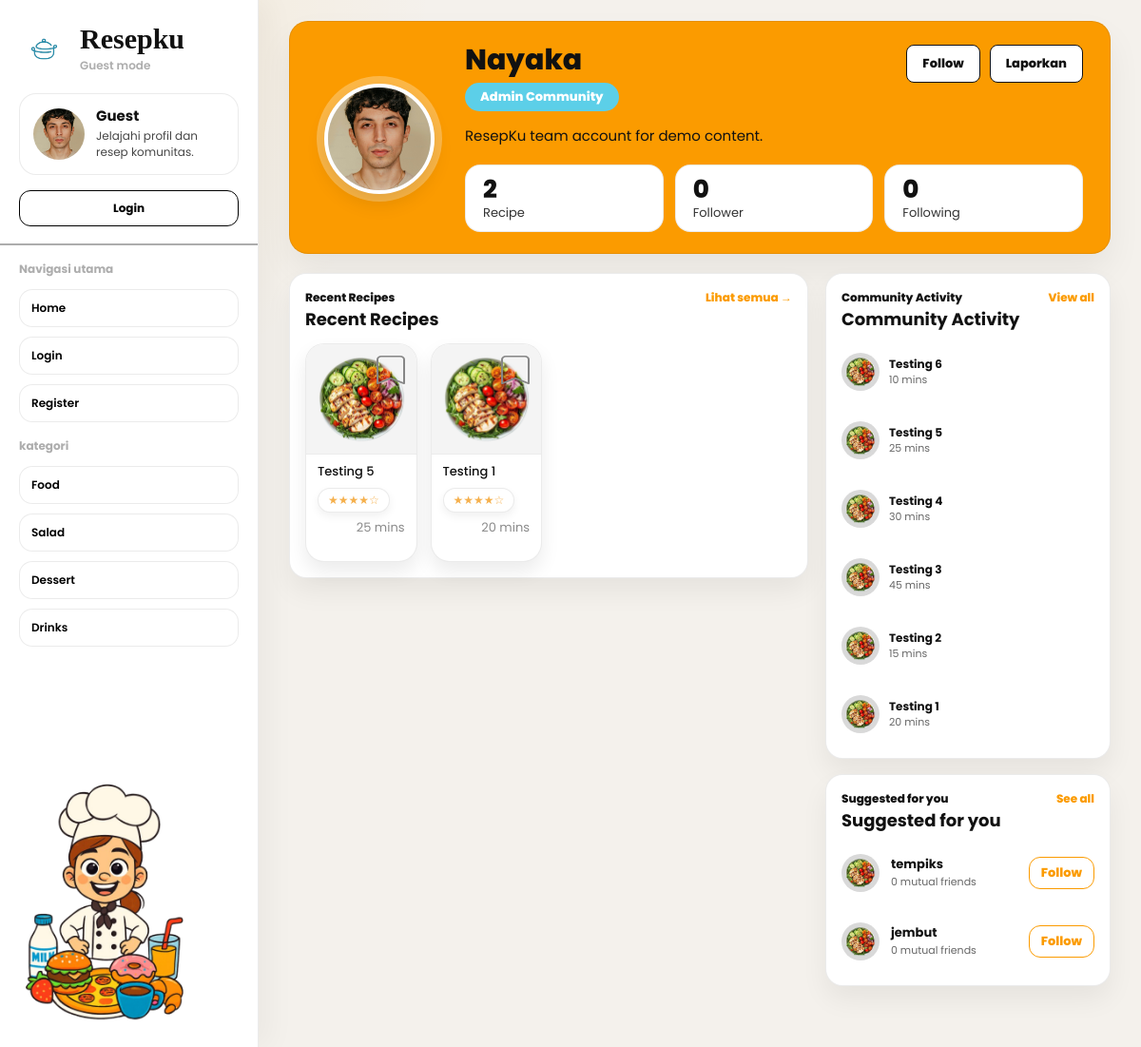
The app's page /profil/?id=1, older data.
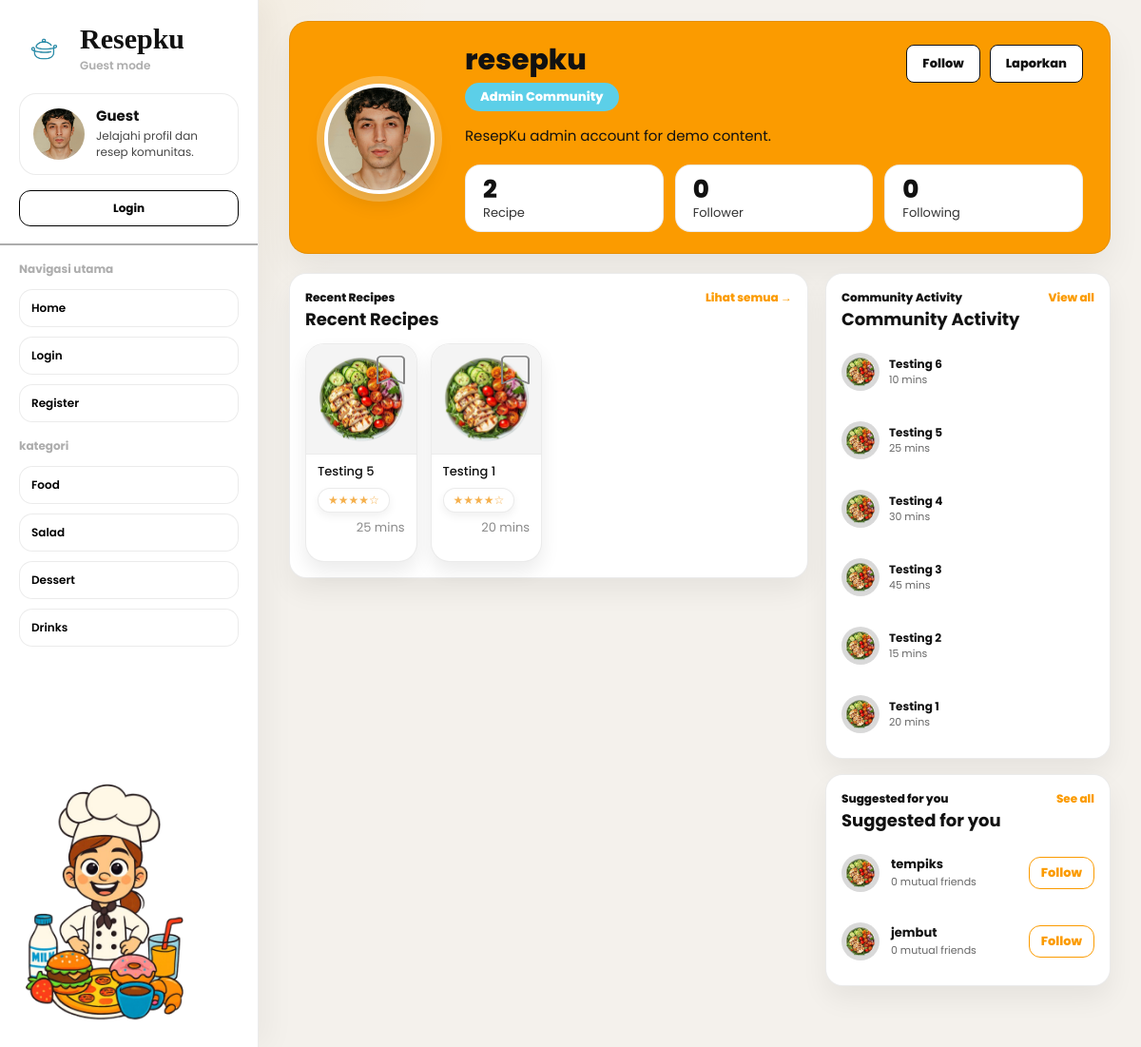
The same page, newer data.
### tables this page shows
CREATE TABLE `pengguna` (
  `pengguna_id` bigint UNSIGNED NOT NULL,
  `nama_pengguna` varchar(50) NOT NULL,
  `email` varchar(100) NOT NULL,
  `kata_sandi` varchar(255) NOT NULL,
  `foto_profil` varchar(255) DEFAULT NULL,
  `bio` text,
  `role` enum('pengguna','admin') NOT NULL DEFAULT 'pengguna',
  `status` enum('aktif','nonaktif') NOT NULL DEFAULT 'aktif',
  `dibuat_pada` timestamp NULL DEFAULT CURRENT_TIMESTAMP
);

CREATE TABLE `recipes` (
  `resep_id` bigint UNSIGNED NOT NULL,
  `pengguna_id` bigint UNSIGNED NOT NULL,
  `nama_resep` varchar(255) NOT NULL,
  `deskripsi` text,
  `langkah_resep` text,
  `waktu_memasak` int DEFAULT NULL,
  `porsi` int DEFAULT NULL,
  `foto_resep` varchar(255) DEFAULT NULL,
  `kategori` varchar(100) DEFAULT NULL,
  `tingkat_kesulitan` enum('mudah','sedang','sulit') NOT NULL DEFAULT 'sedang',
  `dibuat_pada` timestamp NULL DEFAULT CURRENT_TIMESTAMP
);

### profil/index.php (the view, shortened to what the rows shown need)
<?php
require_once __DIR__ . '/../config/helpers.php';
require_once __DIR__ . '/../data/recipe_repository.php';
$currentUserId = (int) ($_SESSION['user']['id'] ?? 0);
$requestedUserId = (int) ($_GET['id'] ?? 0);
$isPublicProfile = $requestedUserId > 0;
$profileUserId = $isPublicProfile ? $requestedUserId : $currentUserId;
$profile = $profileUserId > 0 ? recipe_user_profile_db($profileUserId) : null;
$isUnavailable = $profile === null || ($isPublicProfile && $profile['status'] !== 'aktif');
$isFollowingProfile = !$isUnavailable && $isPublicProfile && $currentUserId > 0
    ? recipe_is_following_db($currentUserId, $profileUserId)
    : false;
$recentRecipes = !$isUnavailable ? recipe_user_recipes_db($profileUserId, 8) : [];
$communityRecipes = !$isUnavailable ? array_values(array_filter(
    recipe_catalog_from_db(6),
    static fn (array $recipe) => (int) ($recipe['user_id'] ?? 0) !== $profileUserId
)) : [];
$suggestedAccounts = [];
if (!$isUnavailable) {
    $accountSql = <<<SQL
        SELECT
            p.pengguna_id AS user_id,
            p.nama_pengguna AS name,
            p.foto_profil AS avatar,
            p.bio,
            (
                SELECT COUNT(*)
                FROM following f
                WHERE f.following_id_user = p.pengguna_id
            ) AS follower_count
        FROM pengguna p
        WHERE p.status = 'aktif'
          AND p.pengguna_id <> :profile_user_id
    SQL;
    $accountParams = [':profile_user_id' => $profileUserId];
    $accountSql .= ' ORDER BY follower_count DESC, p.dibuat_pada DESC LIMIT 5';
    $accountStmt = db()->prepare($accountSql);
    $accountStmt->execute($accountParams);
    $suggestedAccounts = $accountStmt->fetchAll() ?: [];
}
$profileRoleLabel = !$isUnavailable
    ? ($profile['role'] === 'admin' ? 'Admin Community' : 'Member Community')
    : 'Profile unavailable';
?>
<!DOCTYPE html>
<html lang="id">
<head>
    <link rel="stylesheet" href="../assets/css/style.css">
</head>
<body class="profile-page" data-guest-mode="<?= $currentUserId > 0 ? '0' : '1' ?>" data-csrf-token="<?= e(csrfToken()) ?>">
    <main class="profile-main">
        <?php if ($isUnavailable): ?>
            <section class="profile-empty-state" aria-label="Profil tidak tersedia">
                <div class="profile-empty-state__card">
                    <img class="profile-empty-state__avatar" src="../assets/img/home-profile.png" alt="">
                    <p class="profile-empty-state__eyebrow">Profile</p>
                    <h1>Profile tidak tersedia</h1>
                    <p>User tidak aktif, tidak bisa melihat profile.</p>
                    <div class="profile-actions">
                        <a class="profile-actions__primary" href="../home/">Kembali ke Home</a>
                    </div>
                </div>
            </section>
        <?php else: ?>
            <section class="profile-summary" aria-label="Profil pengguna">
                <div class="profile-summary__card">
                    <div class="profile-summary__avatar-wrap">
                        <img class="profile-summary__avatar" src="<?= e($profile['avatar']) ?>" alt="<?= e($profile['name']) ?>">
                    </div>
                    <div class="profile-summary__content">
                        <div class="profile-summary__header">
                            <div>
                                <h1 class="profile-summary__name"><?= e($profile['name']) ?></h1>
                                <div class="profile-summary__badge"><?= e($profileRoleLabel) ?></div>
                            </div>
                            <?php if ($isPublicProfile): ?>
                                <div class="profile-summary__actions">
                                    <button
                                        class="profile-summary__follow<?= $isFollowingProfile ? ' is-active' : '' ?>"
                                        type="button"
                                        data-guest-gate
                                        data-social-action="follow"
                                        data-user-id="<?= e((string) $profileUserId) ?>"
                                        data-follow-label="Follow"
                                        data-followed-label="Following"
                                    ><?= $isFollowingProfile ? 'Following' : 'Follow' ?></button>
                                    <button
                                        class="profile-summary__report"
                                        type="button"
                                        data-guest-gate
                                        data-report-open
                                        data-report-target-type="pengguna"
                                        data-report-target-id="<?= e((string) $profileUserId) ?>"
                                        data-report-target-label="<?= e($profile['name']) ?>"
                                    >Laporkan</button>
                                </div>
                            <?php else: ?>
                                <button class="profile-summary__edit" type="button" data-profile-edit-open>Edit Profile</button>
                            <?php endif; ?>
                        </div>
                        <?php if (trim((string) ($profile['bio'] ?? '')) !== ''): ?>
                            <p class="profile-summary__bio"><?= e((string) $profile['bio']) ?></p>
                        <?php else: ?>
                            <p class="profile-summary__bio profile-summary__bio--muted">
                                Profil ini belum punya bio. Tambahkan deskripsi singkat untuk memperjelas identitas akun.
                            </p>
                        <?php endif; ?>
                        <div class="profile-summary__stats" aria-label="Statistik profil">
                            <div class="profile-stat">
                                <strong><?= e((string) $profile['recipe_count']) ?></strong>
                                <span>Recipe</span>
                            </div>
                            <div class="profile-stat">
                                <strong data-follower-count><?= e((string) $profile['follower_count']) ?></strong>
                                <span>Follower</span>
                            </div>
                            <div class="profile-stat">
                                <strong><?= e((string) $profile['following_count']) ?></strong>
                                <span>Following</span>
                            </div>
                        </div>
                    </div>
                </div>
            </section>
            <section class="profile-bento" aria-label="Profile content">
                <div class="profile-bento__main">
                    <section class="profile-panel profile-panel--recent" aria-label="Recent recipes">
                        <div class="profile-panel__head">
                            <div>
                                <p class="profile-panel__kicker">Recent Recipes</p>
                                <h2>Recent Recipes</h2>
                            </div>
                            <a href="../home/" class="profile-panel__link">Lihat semua →</a>
                        </div>
                        <?php if ($recentRecipes === []): ?>
                            <div class="profile-panel__empty">Belum ada resep untuk ditampilkan.</div>
                        <?php else: ?>
                            <section class="profile-recipe-grid" aria-label="Recent recipes list">
                                <?php foreach ($recentRecipes as $recipe): ?>
                                    <article class="profile-recipe-card">
                                        <?php if (!empty($recipe['id'])): ?>
                                            <a class="profile-recipe-card__link" href="../resep/detail.php?id=<?= e((string) $recipe['id']) ?>">
                                            </a>
                                        <?php endif; ?>
                                        <button class="profile-recipe-card__bookmark" type="button" aria-label="Simpan resep">
                                            <img src="../assets/img/icon-bookmark.svg" alt="">
                                        </button>
                                        <img class="profile-recipe-card__image" src="<?= e($recipe['image']) ?>" alt="<?= e($recipe['title']) ?>">
                                        <div class="profile-recipe-card__body">
                                            <h3><?= e($recipe['title']) ?></h3>
                                            <div class="profile-recipe-card__rating">★★★★☆</div>
                                            <span><?= e($recipe['cook_time']) ?></span>
                                        </div>
                                    </article>
                                <?php endforeach; ?>
                            </section>
                        <?php endif; ?>
                    </section>
                </div>
                <aside class="profile-bento__aside">
                    <section class="profile-panel profile-panel--activity" aria-label="Community activity">
                        <div class="profile-panel__head">
                            <div>
                                <p class="profile-panel__kicker">Community Activity</p>
                                <h2>Community Activity</h2>
                            </div>
                            <a href="../home/" class="profile-panel__link">View all</a>
                        </div>
                        <?php if ($communityRecipes === []): ?>
                            <div class="profile-panel__empty">Belum ada aktivitas komunitas.</div>
                        <?php else: ?>
                            <div class="profile-activity-list">
                                <?php foreach ($communityRecipes as $recipe): ?>
                                    <article class="profile-activity-item">
                                        <?php if (!empty($recipe['id'])): ?>
                                            <a class="profile-activity-item__link" href="../resep/detail.php?id=<?= e((string) $recipe['id']) ?>">
                                            </a>
                                        <?php endif; ?>
                                        <img class="profile-activity-item__avatar" src="<?= e($recipe['image']) ?>" alt="<?= e($recipe['title']) ?>">
                                        <div class="profile-activity-item__copy">
                                            <strong><?= e($recipe['title']) ?></strong>
                                            <span><?= e($recipe['cook_time']) ?></span>
                                        </div>
                                    </article>
                                <?php endforeach; ?>
                            </div>
                        <?php endif; ?>
                    </section>
                    <section class="profile-panel profile-panel--suggested" aria-label="Suggested accounts">
                        <div class="profile-panel__head">
                            <div>
                                <p class="profile-panel__kicker">Suggested for you</p>
                                <h2>Suggested for you</h2>
                            </div>
                            <a href="../home/" class="profile-panel__link">See all</a>
                        </div>
                        <?php if ($suggestedAccounts === []): ?>
                            <div class="profile-panel__empty">Belum ada akun yang disarankan.</div>
                        <?php else: ?>
                            <div class="profile-account-list">
                                <?php foreach ($suggestedAccounts as $account): ?>
                                    <?php $accountId = (int) ($account['user_id'] ?? 0); ?>
                                    <article class="profile-account-item">
                                        <img class="profile-account-item__avatar" src="<?= e(recipe_asset_path($account['avatar'] ?? null)) ?>" alt="<?= e($account['name'] ?? 'User') ?>">
                                        <div class="profile-account-item__copy">
                                            <strong><?= e($account['name'] ?? 'User') ?></strong>
                                            <span><?= e((string) ($account['follower_count'] ?? 0)) ?> mutual friends</span>
                                        </div>
                                        <button
                                            class="profile-account-item__follow"
                                            type="button"
                                            data-guest-gate
                                            data-social-action="follow"
                                            data-user-id="<?= e((string) $accountId) ?>"
                                            data-follow-label="Follow"
                                            data-followed-label="Followed"
                                        >Follow</button>
                                    </article>
                                <?php endforeach; ?>
                            </div>
                        <?php endif; ?>
                    </section>
                </aside>
            </section>
        <?php endif; ?>
    </main>
</body>
</html>

Row changes from the older to the newer data that the page shows:
changed pengguna "Admin Community": nama_pengguna "Nayaka" → "resepku"; bio "ResepKu team account for demo content." → "ResepKu admin account for demo content."
